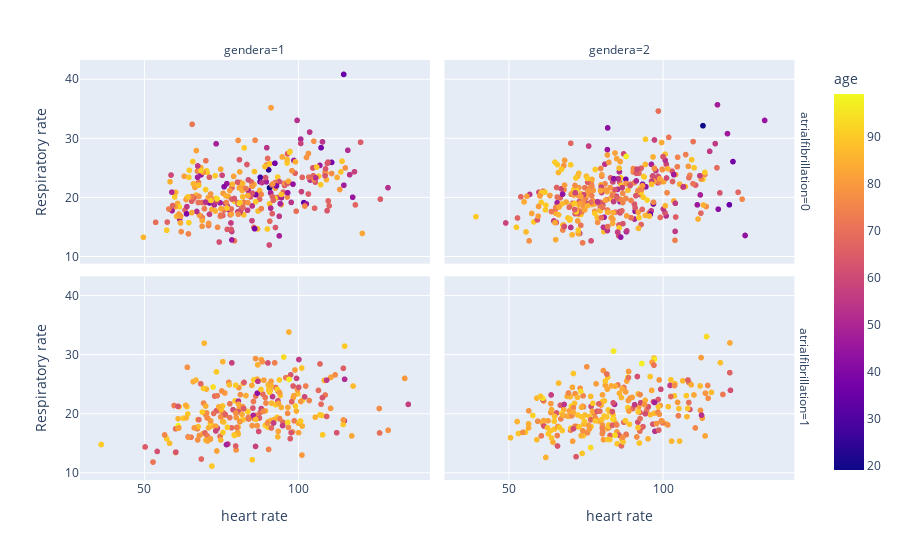

Here is the notebook cell this chart was saved with:
### Code cell
# It can be observed that people above age 60 are more likely to get atrialfibrillation than their younger counterparts
import plotly.express as px
fig1 = px.scatter(df, x="heart rate",y="Respiratory rate", color="age", facet_col="gendera", facet_row="atrialfibrillation")
fig1.show()

### Figure 1 — Plotly figure (JSON) as saved in the notebook; plotly's stock layout.template omitted (floating-point values rounded to 4 significant figures; data arrays with more than 128 entries replaced by an {"elided": "..."} marker saying what was removed)
{"data": [{"hovertemplate": "atrialfibrillation=0<br>gendera=1<br>heart rate=%{x}<br>Respiratory rate=%{y}<br>age=%{marker.color}<extra></extra>", "legendgroup": "", "marker": {"color": {"elided": "296 int values"}, "coloraxis": "coloraxis", "symbol": "circle"}, "mode": "markers", "name": "", "showlegend": false, "type": "scattergl", "x": {"elided": "296 float values"}, "xaxis": "x3", "y": {"elided": "296 float values"}, "yaxis": "y3"}, {"hovertemplate": "atrialfibrillation=0<br>gendera=2<br>heart rate=%{x}<br>Respiratory rate=%{y}<br>age=%{marker.color}<extra></extra>", "legendgroup": "", "marker": {"color": {"elided": "350 int values"}, "coloraxis": "coloraxis", "symbol": "circle"}, "mode": "markers", "name": "", "showlegend": false, "type": "scattergl", "x": {"elided": "350 float values"}, "xaxis": "x4", "y": {"elided": "350 float values"}, "yaxis": "y4"}, {"hovertemplate": "atrialfibrillation=1<br>gendera=1<br>heart rate=%{x}<br>Respiratory rate=%{y}<br>age=%{marker.color}<extra></extra>", "legendgroup": "", "marker": {"color": {"elided": "263 int values"}, "coloraxis": "coloraxis", "symbol": "circle"}, "mode": "markers", "name": "", "showlegend": false, "type": "scattergl", "x": {"elided": "263 float values"}, "xaxis": "x", "y": {"elided": "263 float values"}, "yaxis": "y"}, {"hovertemplate": "atrialfibrillation=1<br>gendera=2<br>heart rate=%{x}<br>Respiratory rate=%{y}<br>age=%{marker.color}<extra></extra>", "legendgroup": "", "marker": {"color": {"elided": "268 int values"}, "coloraxis": "coloraxis", "symbol": "circle"}, "mode": "markers", "name": "", "showlegend": false, "type": "scattergl", "x": {"elided": "268 float values"}, "xaxis": "x2", "y": {"elided": "268 float values"}, "yaxis": "y2"}], "layout": {"annotations": [{"font": {}, "showarrow": false, "text": "gendera=1", "x": 0.24, "xanchor": "center", "xref": "paper", "y": 1, "yanchor": "bottom", "yref": "paper"}, {"font": {}, "showarrow": false, "text": "gendera=2", "x": 0.74, "xanchor": "center", "xref": "paper", "y": 1, "yanchor": "bottom", "yref": "paper"}, {"font": {}, "showarrow": false, "text": "atrialfibrillation=1", "textangle": 90, "x": 0.98, "xanchor": "left", "xref": "paper", "y": 0.2425, "yanchor": "middle", "yref": "paper"}, {"font": {}, "showarrow": false, "text": "atrialfibrillation=0", "textangle": 90, "x": 0.98, "xanchor": "left", "xref": "paper", "y": 0.7575, "yanchor": "middle", "yref": "paper"}], "coloraxis": {"colorbar": {"title": {"text": "age"}}, "colorscale": [[0, "#0d0887"], [0.1111, "#46039f"], [0.2222, "#7201a8"], [0.3333, "#9c179e"], [0.4444, "#bd3786"], [0.5556, "#d8576b"], [0.6667, "#ed7953"], [0.7778, "#fb9f3a"], [0.8889, "#fdca26"], [1, "#f0f921"]]}, "legend": {"tracegroupgap": 0}, "margin": {"t": 60}, "xaxis": {"anchor": "y", "domain": [0, 0.48], "title": {"text": "heart rate"}}, "xaxis2": {"anchor": "y2", "domain": [0.5, 0.98], "matches": "x", "title": {"text": "heart rate"}}, "xaxis3": {"anchor": "y3", "domain": [0, 0.48], "matches": "x", "showticklabels": false}, "xaxis4": {"anchor": "y4", "domain": [0.5, 0.98], "matches": "x", "showticklabels": false}, "yaxis": {"anchor": "x", "domain": [0, 0.485], "title": {"text": "Respiratory rate"}}, "yaxis2": {"anchor": "x2", "domain": [0, 0.485], "matches": "y", "showticklabels": false}, "yaxis3": {"anchor": "x3", "domain": [0.515, 1], "matches": "y", "title": {"text": "Respiratory rate"}}, "yaxis4": {"anchor": "x4", "domain": [0.515, 1], "matches": "y", "showticklabels": false}}}
